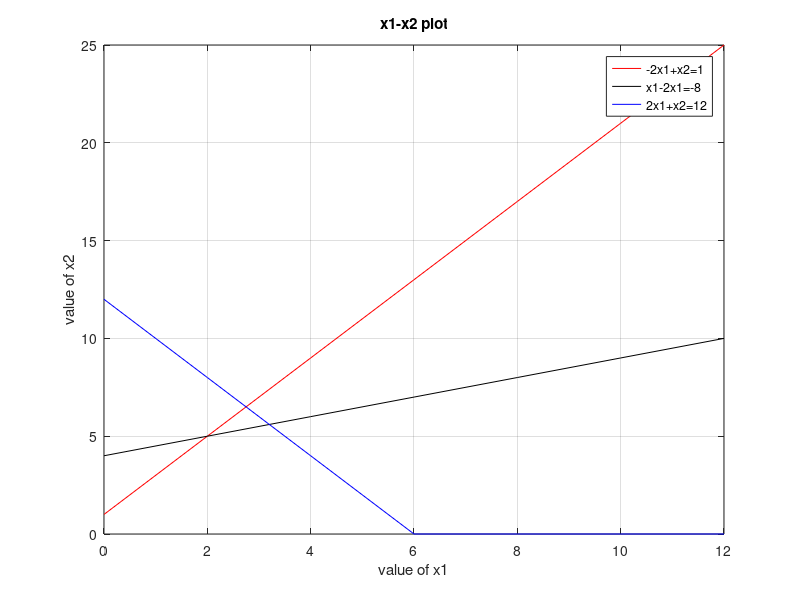

The MATLAB source for this figure:
clc
clear all
format short

% ***** 1. input parameters***** 
c = [2 -7]
A = [-2 1; 1 -2;2 1]
b = [1;-8;12]

% ***** 2. plotting graph***** 
x1 = 0:2:max(b)
x21 = (b(1)-A(1,1)*x1)/A(1,2)
x22 = (b(2)-A(2,1)*x1)/A(2,2)
x23 = (b(3)-A(3,1)*x1)/A(3,2)
x21 = max(0,x21)
x22 = max(0,x22)
x23 = max(0,x23)
% x2 = [x21;x22;x23]
plot(x1,x21,'r',x1,x22,'k',x1,x23,'b') % red, black, blue line
xlabel('value of x1')
ylabel('value of x2')
title('x1-x2 plot')
legend('-2x1+x2=1','x1-2x1=-8','2x1+x2=12')
grid on

% ***** 3. corner points with X-axis***** 
cx1 = find(x1==0) % points with x1-axis
c1 = find(x21==0) % points with x2-axis
c2 = find(x22==0)
c3 = find(x23==0)
line1 = [x1(:,[cx1,c1]);x21(:,[cx1,c1])]'
line2 = [x1(:,[cx1,c2]);x22(:,[cx1,c2])]'
line3 = [x1(:,[cx1,c3]);x23(:,[cx1,c3])]'
corpt = unique([line1;line2;line3],'rows')

% ***** 4. intersection points***** 
HG = [0;0]
for i=1:size(A,1)
    hg1 = A(i,:)
    b1 = b(i,:) 
    for j = i+1:size(A,1)
        hg2 = A(j,:)
        b2 = b(j,:)
        Aa = [hg1;hg2]
        Bb = [b1;b2]
        Xx = inv(Aa)*Bb
        HG = [HG Xx]
    end
end

% ***** 5. all corner points***** 
pt = HG'
allpt = [pt;corpt]
points = unique(allpt,'rows')

% ***** 6. feasible region***** 
for i = 1 : size(points,1)
    cons1(i) = A(1,1)*points(i,1) + A(1,2)*points(i,2)-b(1)
    cons2(i) = A(2,1)*points(i,1) + A(2,2)*points(i,2)-b(2)
    cons3(i) = A(3,1)*points(i,1) + A(3,2)*points(i,2)-b(3)
    s1 = find(cons1>0)
    s2 = find(cons2>0)
    s3 = find(cons3>0)
end
S = unique([s1,s2,s3])
points(S,:) = []

% ***** 7. Objective value and points***** 
value = points*c'
table = [points,value]
[obj, index] = max(value)
X1 = points(index,1)
X2 = points(index,2)
fprintf('Objective value is %f at (%f,%f)',obj,X1,X2)
